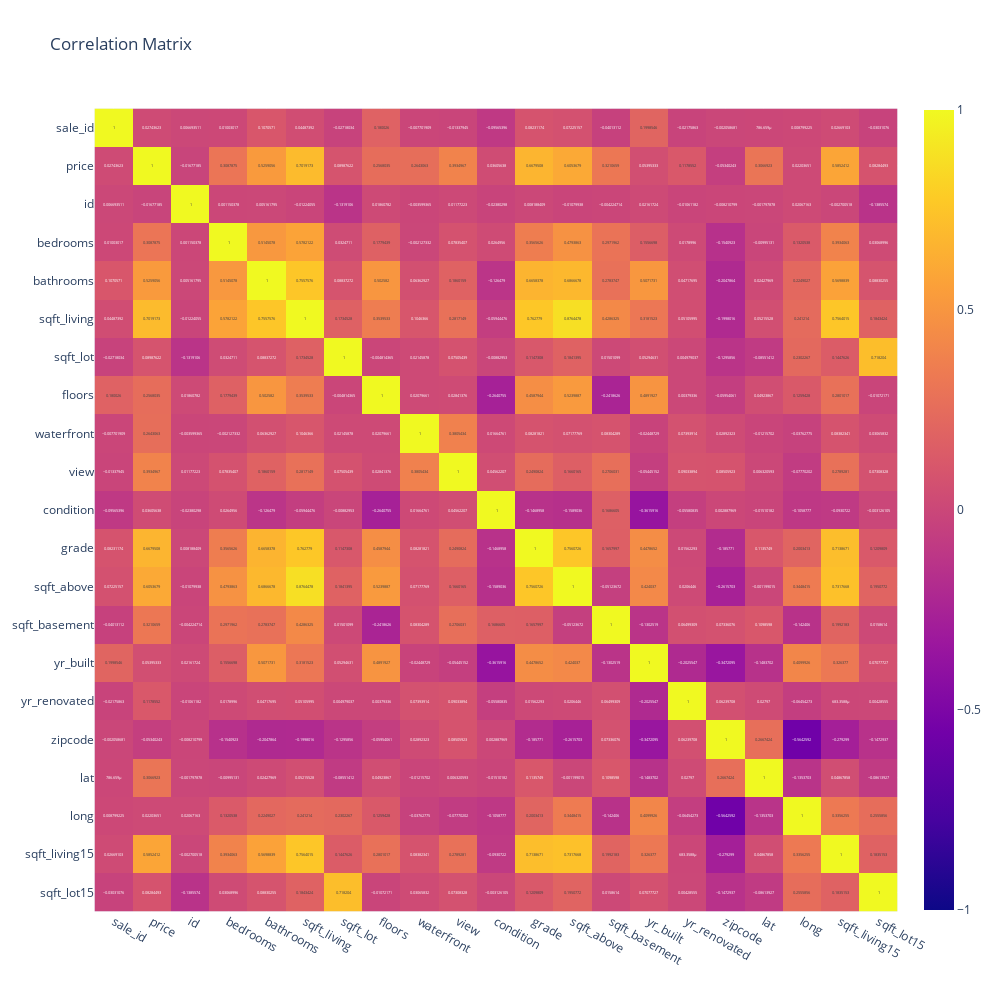

Here is the notebook cell this chart was saved with:
### Code cell
import plotly.express as px

fig = px.imshow(corr, 
                text_auto=True,  
                height = 1000, width = 1000,
                color_continuous_midpoint = 0.0,
                range_color=[-1, 1],
                title="Correlation Matrix")

fig.show()

### Figure 1 — Plotly figure (JSON) as saved in the notebook; plotly's stock layout.template omitted (floating-point values rounded to 4 significant figures; data arrays with more than 128 entries replaced by an {"elided": "..."} marker saying what was removed)
{"data": [{"coloraxis": "coloraxis", "hovertemplate": "x: %{x}<br>y: %{y}<br>color: %{z}<extra></extra>", "name": "0", "texttemplate": "%{z}", "type": "heatmap", "x": ["sale_id", "price", "id", "bedrooms", "bathrooms", "sqft_living", "sqft_lot", "floors", "waterfront", "view", "condition", "grade", "sqft_above", "sqft_basement", "yr_built", "yr_renovated", "zipcode", "lat", "long", "sqft_living15", "sqft_lot15"], "xaxis": "x", "y": ["sale_id", "price", "id", "bedrooms", "bathrooms", "sqft_living", "sqft_lot", "floors", "waterfront", "view", "condition", "grade", "sqft_above", "sqft_basement", "yr_built", "yr_renovated", "zipcode", "lat", "long", "sqft_living15", "sqft_lot15"], "yaxis": "y", "z": {"elided": "21x21 float values"}}], "layout": {"coloraxis": {"cmax": 1, "cmid": 0, "cmin": -1, "colorscale": [[0, "#0d0887"], [0.1111, "#46039f"], [0.2222, "#7201a8"], [0.3333, "#9c179e"], [0.4444, "#bd3786"], [0.5556, "#d8576b"], [0.6667, "#ed7953"], [0.7778, "#fb9f3a"], [0.8889, "#fdca26"], [1, "#f0f921"]]}, "height": 1000, "title": {"text": "Correlation Matrix"}, "width": 1000, "xaxis": {"anchor": "y", "constrain": "domain", "domain": [0, 1], "scaleanchor": "y"}, "yaxis": {"anchor": "x", "autorange": "reversed", "constrain": "domain", "domain": [0, 1]}}}
